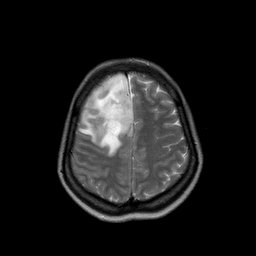
#> input picture img/test03.jpg, 256 x 256 px, given in place of test03.jpg.jpg, which was not available
$ python k-means.py
#> lines starting #> are read from the running program, lines starting #| are printed output that depends on the picture; pictures that were not available may be replaced by others from this repository, and a replacement may not be noted
#!/usr/bin/python
from PIL import Image, ImageStat, ImageFilter
import numpy
import cv2


# =========
# converged
# =========
#
# Will detewrmine if the centroids have converged or not.
# Essentially, if the current centroids and the old centroids
# are virtually the same, then there is convergence.
#
# Absolute convergence may not be reached, due to oscillating
# centroids. So a given range has been implemented to observe
# if the comparisons are within a certain ballpark
#
def converged(centroids, old_centroids):
	if len(old_centroids) == 0:
		return False


	if len(centroids) <= 5:
		a = 1
	elif len(centroids) <= 10:
		a = 2
	else:
		a = 4

	for i in range(0, len(centroids)):
		cent = centroids[i]
		old_cent = old_centroids[i]

		if ((int(old_cent[0]) - a) <= cent[0] <= (int(old_cent[0]) + a)) and ((int(old_cent[1]) - a) <= cent[1] <= (int(old_cent[1]) + a)) and ((int(old_cent[2]) - a) <= cent[2] <= (int(old_cent[2]) + a)):
			continue
		else:
			return False

	return True

#end converged


# ======
# getMin
# ======
#
# Method used to find the closest centroid to the given pixel.
#
def getMin(pixel, centroids):
	minDist = 9999
	minIndex = 0

	for i in range(0, len(centroids)):
		d = numpy.sqrt(int((centroids[i][0] - pixel[0]))**2 + int((centroids[i][1] - pixel[1]))**2 + int((centroids[i][2] - pixel[2]))**2)
		if d < minDist:
			minDist = d
			minIndex = i

	return minIndex

#end getMin


# ============
# assignPixels
# ============
#
# Assigns each pixel to the given centroids for the algorithm.
# Method finds the closest centroid to the given pixel, then
# assigns that centroids to the pixel.
#
def assignPixels(centroids):
	clusters = {}

	for x in range(0, img_width):
		for y in range(0, img_height):
			p = px[x, y]
			minIndex = getMin(px[x, y], centroids)

			try:
				clusters[minIndex].append(p)
			except KeyError:
				clusters[minIndex] = [p]

	return clusters

#end assignPixels


# ===============
# adjustCentroids
# ===============
#
# Method is used to  re-center the centroids according
# to the pixels assigned to each. A mean average is
# applied to each cluster's RGB values, which is then
# set as the new centroids.
#
def adjustCentroids(centroids, clusters):
	new_centroids = []
	keys = sorted(clusters.keys())
	#print(keys)

	for k in keys:
		n = numpy.mean(clusters[k], axis=0)
		new = (int(n[0]), int(n[1]), int(n[2]))
		print(str(k) + ": " + str(new))
		new_centroids.append(new)

	return new_centroids

#end adjustCentroids


# ===========
# startKmeans
# ===========
#
# Used to initialize the k-means clustering
#
def startKmeans(someK):
	centroids = []
	old_centroids = []
	rgb_range = ImageStat.Stat(im).extrema
	i = 1

	#Initializes someK number of centroids for the clustering
	for k in range(0, someK):

		cent = px[numpy.random.randint(0, img_width), numpy.random.randint(0, img_height)]
		centroids.append(cent)


	print("Centroids Initialized. Starting Assignments")
	print("===========================================")

	while not converged(centroids, old_centroids) and i <= 20:
		print("Iteration #" + str(i))
		i += 1

		old_centroids = centroids 								#Make the current centroids into the old centroids
		clusters = assignPixels(centroids) 						#Assign each pixel in the image to their respective centroids
		centroids = adjustCentroids(old_centroids, clusters) 	#Adjust the centroids to the center of their assigned pixels


	print("===========================================")
	print("Convergence Reached!")
	print(centroids)
	return centroids

#end startKmeans


# ==========
# drawWindow
# ==========
#
# Once the k-means clustering is finished, this method
# generates the segmented image and opens it.
#
def drawWindow(result):
	img = Image.new('RGB', (img_width, img_height), "white")
	p = img.load()

	for x in range(img.size[0]):
		for y in range(img.size[1]):
			RGB_value = result[getMin(px[x, y], result)]
			p[x, y] = RGB_value

	img.show()

#end drawWindow


num_input = str(input("Enter image number: "))
#> the answer given: img/test03.jpg
k_input = int(input("Enter K value: "))
#> the answer given: 3

img = "img/test" + num_input.zfill(2) + ".jpg"
im = Image.open(img)
#> im is the input picture: PIL image 256x256 L; min 0, max 255, mean 26
im.show()
img_width, img_height = im.size
#> img_width = 256; img_height = 256
im = im.filter(ImageFilter.UnsharpMask(3,150,3))
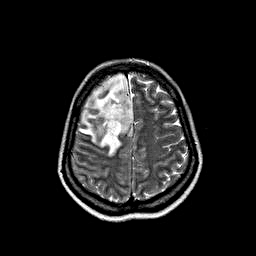
#> im: PIL image 256x256 L; min 0, max 255, mean 27.7
#im = im.filter(ImageFilter.GaussianBlur(5))

im.show()
px = im.load()
result = startKmeans(k_input)
#> in startKmeans, `rgb_range = ImageStat.Stat(im).extrema`: rgb_range = [(0, 255)]
#> the loop in startKmeans, `for k in range(0, someK): ` made 3 passes
#> cent on passes 1 to 3: 0, 49, 0
#> after the loop in startKmeans, `for k in range(0, someK):`: centroids = [0, 49, 0]
#> the loop in startKmeans, `while not converged(centroids, old_centroids) and i <= 20:` made 1 pass
#> (i, old_centroids) on pass 1: (2, [0, 49, 0])
#| Iteration #1
#> after the loop in startKmeans, `while not converged(centroids, old_centroids) and i <= 20:`: i = 2
#> (the run stopped early here; a loop or call above may not have finished)

$ run again, on img/test04.jpg
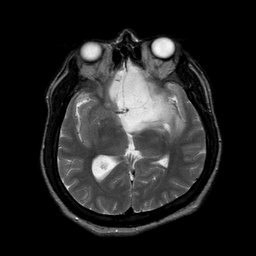
#> input picture img/test04.jpg, 256 x 256 px, given in place of test04.jpg.jpg, which was not available
#> im is the input picture: PIL image 256x256 L; min 0, max 253, mean 36.7
#> `im = im.filter(ImageFilter.UnsharpMask(3,150,3))`:
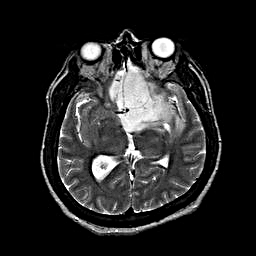
#> im: PIL image 256x256 L; min 0, max 255, mean 38.8
#> rgb_range = [(0, 255)]
#> the loop in startKmeans, `for k in range(0, someK): ` made 3 passes
#> cent on passes 1 to 3: 255, 63, 0
#> after the loop in startKmeans, `for k in range(0, someK):`: centroids = [255, 63, 0]
#> the loop in startKmeans, `while not converged(centroids, old_centroids) and i <= 20:` made 1 pass
#> (i, old_centroids) on pass 1: (2, [255, 63, 0])
#> (printed output is left out)
#> after the loop in startKmeans, `while not converged(centroids, old_centroids) and i <= 20:`: i = 2
